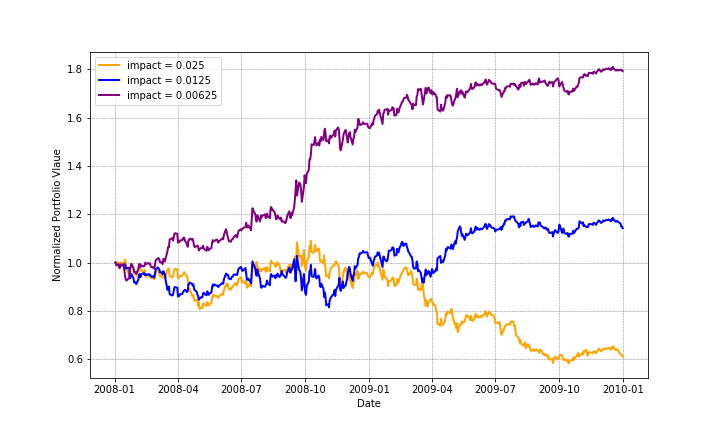

Write Python code to recreate this figure.
#!/usr/bin/env python3
# -*- coding: utf-8 -*-
"""
Created on Fri Nov 26 12:18:08 2021

@author: dicksonnkwantabisa
"""

import numpy as np
import pandas as pd
import datetime as dt
from util import get_data
from marketsimcode import *
from indicators import *
import matplotlib.pyplot as plt
import ManualStrategy as ms
import StrategyLearner as sl


def gtid():
    """
    :return: a random seed
    """
    return 903658462


def author():
    return "dnkwantabisa3"

def trades_df_to_marketsim(trades_df, symbol):
    return trades_df.assign(Symbol=symbol).reset_index()


def benchmark(symbol="JPM",
              sd=dt.datetime(2008, 1, 1),
              ed=dt.datetime(2009, 12, 31),
              sv=100_000):
    dates = pd.date_range(sd, ed)
    all_prices = get_data([symbol], dates).drop("SPY", axis="columns").fillna(
        method="ffill").fillna(method="bfill")
    trades_df = pd.DataFrame(data=all_prices.index).rename(columns={0: "Date"})
    trades_df = trades_df.set_index("Date")
    trades_df['Shares'] = 0
    trades_df.iloc[0, 0] = 1000    
    return trades_df


def port_stats(portvals):
    rfr = 0.0
    sample_freq = 252.0
    pv = portvals.values
    cr = (pv[-1] / pv[0]) - 1
    rets = (pv[1:] / pv[:-1]) - 1
    adr = rets.mean()
    sddr = rets.std()
    sr = np.sqrt(sample_freq) * np.mean(rets - rfr) / rets.std()
    port_vals = pv[-1]
    return cr, adr, sddr, sr, port_vals


def experiment2():
    symbol="JPM"
    sv=100_000
    sd=dt.datetime(2008, 1, 1)  		  	   		   	 		  		  		    	 		 		   		 		  
    ed=dt.datetime(2009, 12, 31)
    # impact = [0.05, 0.005, 0.0005]
    impact = [0.025, 0.0125, 0.00625]
    syms = [symbol]  		  	   		   	 		  		  		    	 		 		   		 		  
    dates = pd.date_range(sd, ed)  		  	   		   	 		  		  		    	 		 		   		 		  
    prices_all = get_data(syms, dates)  	  	   		   	 		  		  		    	 		 		   		 		  
    prices = prices_all[syms] 	  	   		   	 		  		  		    	 		 		   		 		  
    np.random.seed(gtid())
    port_values = []
    
    for i in impact:
        learner = sl.StrategyLearner(impact= i)
        c1=learner.add_evidence(symbol="JPM", sd=sd, ed=ed, sv=sv) 
        c2=learner.testPolicy(symbol="JPM", sd=sd, ed=ed, sv=sv) 
        c3=compute_portvals(trades_df_to_marketsim(c2, "JPM"),
                                  impact=i, commission=0.00)
        port_values.append(c3)
        cr, adr, sddr, sr, portvals = port_stats(c3)
        print("-" * 50 + 'In-sample')
        print(f"impact : {i}")
        print(f"Cumulative Return of Strategy Learner: {cr}")
        print(f"Average Daily Return of Strategy Learner : {adr}")
        print(f"Standard Deviation of Strategy Learner : {sddr}")
        print(f"Sharpe Ratio of Strategy Learner : {sr}")
        print(f"Final Portfolio Value of Strategy Learner: {portvals}")
        print(f"# of trades for Strategy Learner: {sum(c2.Shares !=0)}")

    pv = pd.concat([port_values[0],port_values[1],port_values[2]], axis=1)
    pv.columns=['impact_0.025','impact_0.0125','impact_0.00625']

    df_normed = pv / pv.iloc[0, :]

    fig, axl = plt.subplots()
    fig.set_size_inches(10,6)    
    plt.rcParams['lines.linewidth'] = 2
    axl.plot(df_normed.index, df_normed['impact_0.025'],'-', color='orange', label='impact = 0.025')
    axl.plot(df_normed.index, df_normed['impact_0.0125'],'-', color='blue', label='impact = 0.0125')
    axl.plot(df_normed.index, df_normed['impact_0.00625'],'-', color='purple', label='impact = 0.00625')
    axl.legend(frameon=False)
    axl.legend(loc='upper left')
    axl.set_xlabel('Date')
    axl.set_ylabel('Normalized Portfolio Vlaue')
    axl.grid(color='grey', linestyle='--', linewidth=0.5)
    fig.savefig('experiment2.png')



if __name__ == '__main__':
    experiment2()

































